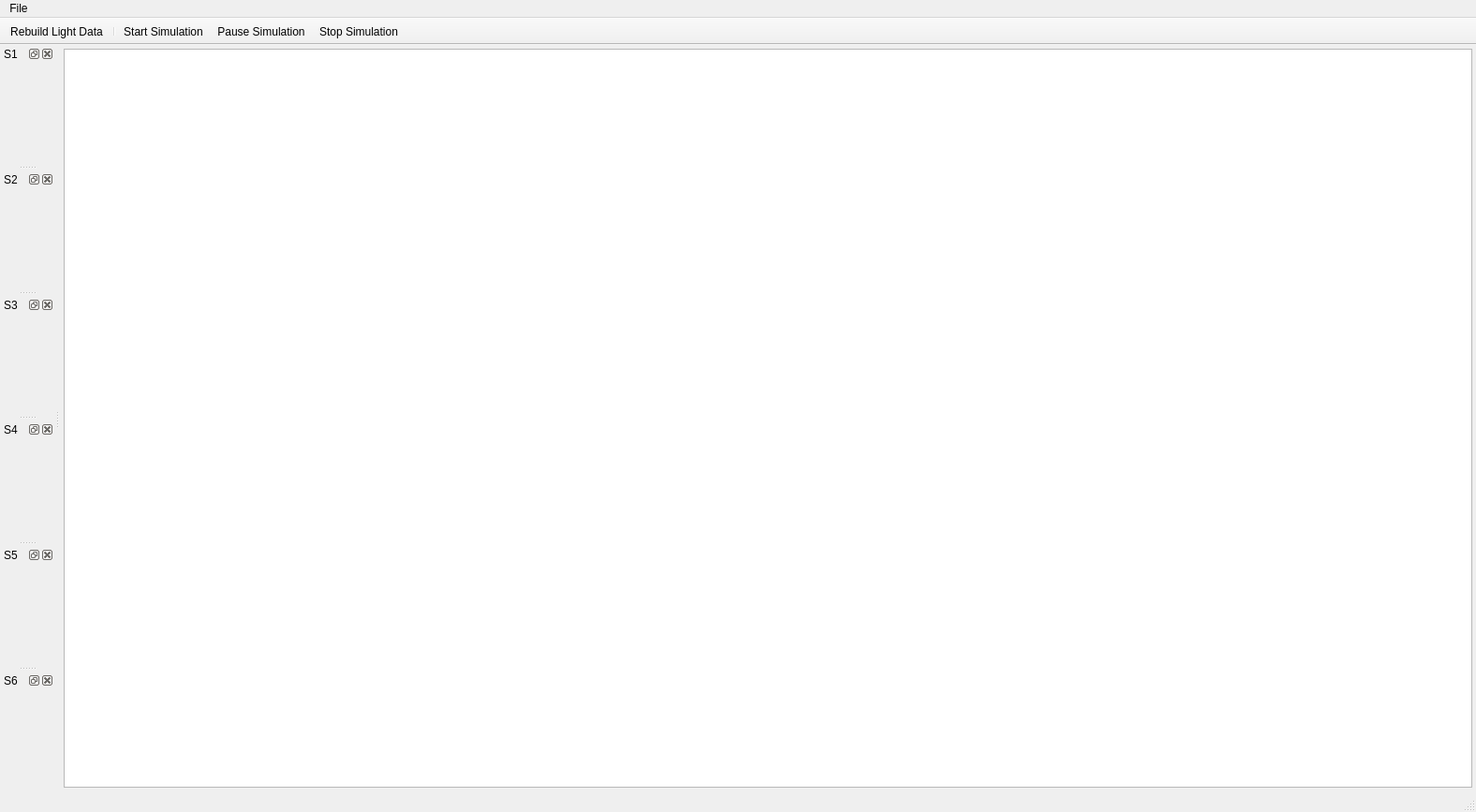
<?xml version="1.0" encoding="UTF-8"?>
<ui version="4.0">
 <class>Main_Window</class>
 <widget class="QMainWindow" name="Main_Window">
  <property name="geometry">
   <rect>
    <x>0</x>
    <y>0</y>
    <width>1576</width>
    <height>867</height>
   </rect>
  </property>
  <property name="windowTitle">
   <string>XMAS Lights v1.0.0-alpha</string>
  </property>
  <property name="dockNestingEnabled">
   <bool>false</bool>
  </property>
  <widget class="QWidget" name="centralwidget">
   <layout class="QVBoxLayout" name="verticalLayout">
    <property name="spacing">
     <number>4</number>
    </property>
    <property name="leftMargin">
     <number>4</number>
    </property>
    <property name="topMargin">
     <number>4</number>
    </property>
    <property name="rightMargin">
     <number>4</number>
    </property>
    <property name="bottomMargin">
     <number>4</number>
    </property>
    <item>
     <widget class="QGraphicsView" name="graphicsView"/>
    </item>
   </layout>
  </widget>
  <widget class="QMenuBar" name="menubar">
   <property name="geometry">
    <rect>
     <x>0</x>
     <y>0</y>
     <width>1576</width>
     <height>20</height>
    </rect>
   </property>
   <widget class="QMenu" name="menuFile">
    <property name="title">
     <string>File</string>
    </property>
    <addaction name="actionOpen_Audio_File"/>
    <addaction name="separator"/>
    <addaction name="actionLoad_Configuration"/>
    <addaction name="actionSave_Configuration"/>
   </widget>
   <addaction name="menuFile"/>
  </widget>
  <widget class="QStatusBar" name="statusbar"/>
  <widget class="QDockWidget" name="dockWidget_s1">
   <property name="windowTitle">
    <string>S1</string>
   </property>
   <attribute name="dockWidgetArea">
    <number>1</number>
   </attribute>
   <widget class="Light_Strand_Widget" name="widget_s1"/>
  </widget>
  <widget class="QToolBar" name="toolBar">
   <property name="windowTitle">
    <string>toolBar</string>
   </property>
   <property name="layoutDirection">
    <enum>Qt::LeftToRight</enum>
   </property>
   <property name="movable">
    <bool>false</bool>
   </property>
   <property name="iconSize">
    <size>
     <width>64</width>
     <height>40</height>
    </size>
   </property>
   <property name="floatable">
    <bool>false</bool>
   </property>
   <attribute name="toolBarArea">
    <enum>TopToolBarArea</enum>
   </attribute>
   <attribute name="toolBarBreak">
    <bool>false</bool>
   </attribute>
   <addaction name="actionRebuild_Light_Data"/>
   <addaction name="separator"/>
   <addaction name="actionStart_Simulation"/>
   <addaction name="actionPause_Simulation"/>
   <addaction name="actionStop_Simulation"/>
  </widget>
  <widget class="QDockWidget" name="dockWidget_s2">
   <property name="features">
    <set>QDockWidget::AllDockWidgetFeatures</set>
   </property>
   <property name="allowedAreas">
    <set>Qt::AllDockWidgetAreas</set>
   </property>
   <property name="windowTitle">
    <string>S2</string>
   </property>
   <attribute name="dockWidgetArea">
    <number>1</number>
   </attribute>
   <widget class="Light_Strand_Widget" name="widget_s2"/>
  </widget>
  <widget class="QDockWidget" name="dockWidget_s3">
   <property name="windowTitle">
    <string>S3</string>
   </property>
   <attribute name="dockWidgetArea">
    <number>1</number>
   </attribute>
   <widget class="Light_Strand_Widget" name="widget_s3"/>
  </widget>
  <widget class="QDockWidget" name="dockWidget_s4">
   <property name="windowTitle">
    <string>S4</string>
   </property>
   <attribute name="dockWidgetArea">
    <number>1</number>
   </attribute>
   <widget class="Light_Strand_Widget" name="widget_s4"/>
  </widget>
  <widget class="QDockWidget" name="dockWidget_s5">
   <property name="windowTitle">
    <string>S5</string>
   </property>
   <attribute name="dockWidgetArea">
    <number>1</number>
   </attribute>
   <widget class="Light_Strand_Widget" name="widget_s5"/>
  </widget>
  <widget class="QDockWidget" name="dockWidget_s6">
   <property name="windowTitle">
    <string>S6</string>
   </property>
   <attribute name="dockWidgetArea">
    <number>1</number>
   </attribute>
   <widget class="Light_Strand_Widget" name="widget_s6"/>
  </widget>
  <action name="actionOpen_Audio_File">
   <property name="text">
    <string>Open Audio File</string>
   </property>
  </action>
  <action name="actionLoad_Configuration">
   <property name="text">
    <string>Load Configuration</string>
   </property>
  </action>
  <action name="actionSave_Configuration">
   <property name="text">
    <string>Save Configuration</string>
   </property>
  </action>
  <action name="actionStart_Simulation">
   <property name="checkable">
    <bool>true</bool>
   </property>
   <property name="icon">
    <iconset resource="../icons.qrc">
     <normaloff>:/icons/icons/play.png</normaloff>:/icons/icons/play.png</iconset>
   </property>
   <property name="text">
    <string>Start Simulation</string>
   </property>
   <property name="toolTip">
    <string>Start simulating lights</string>
   </property>
  </action>
  <action name="actionPause_Simulation">
   <property name="checkable">
    <bool>true</bool>
   </property>
   <property name="icon">
    <iconset resource="../icons.qrc">
     <normaloff>:/icons/icons/pause.png</normaloff>:/icons/icons/pause.png</iconset>
   </property>
   <property name="text">
    <string>Pause Simulation</string>
   </property>
   <property name="toolTip">
    <string>Pause simulating lights</string>
   </property>
  </action>
  <action name="actionStop_Simulation">
   <property name="icon">
    <iconset resource="../icons.qrc">
     <normaloff>:/icons/icons/stop.png</normaloff>:/icons/icons/stop.png</iconset>
   </property>
   <property name="text">
    <string>Stop Simulation</string>
   </property>
   <property name="toolTip">
    <string>Stop simulating lights</string>
   </property>
  </action>
  <action name="actionRebuild_Light_Data">
   <property name="icon">
    <iconset resource="../icons.qrc">
     <normaloff>:/icons/icons/hammer.png</normaloff>:/icons/icons/hammer.png</iconset>
   </property>
   <property name="text">
    <string>Rebuild Light Data</string>
   </property>
   <property name="toolTip">
    <string>Rebuild the light data values from </string>
   </property>
  </action>
 </widget>
 <customwidgets>
  <customwidget>
   <class>Light_Strand_Widget</class>
   <extends>QWidget</extends>
   <header location="global">light_strand_widget.h</header>
   <container>1</container>
  </customwidget>
 </customwidgets>
 <resources>
  <include location="../icons.qrc"/>
 </resources>
 <connections/>
</ui>
